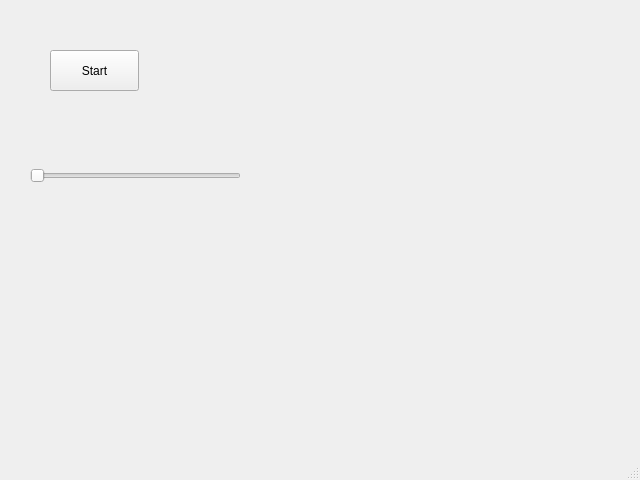
<?xml version="1.0" encoding="UTF-8"?>
<ui version="4.0">
 <class>MainWindow</class>
 <widget class="QMainWindow" name="MainWindow">
  <property name="geometry">
   <rect>
    <x>0</x>
    <y>0</y>
    <width>640</width>
    <height>480</height>
   </rect>
  </property>
  <property name="windowTitle">
   <string>MainWindow</string>
  </property>
  <widget class="QWidget" name="centralwidget">
   <widget class="QPushButton" name="pushButton">
    <property name="geometry">
     <rect>
      <x>50</x>
      <y>50</y>
      <width>89</width>
      <height>41</height>
     </rect>
    </property>
    <property name="text">
     <string>Start</string>
    </property>
   </widget>
   <widget class="QSlider" name="horizontalSlider01">
    <property name="geometry">
     <rect>
      <x>30</x>
      <y>150</y>
      <width>211</width>
      <height>51</height>
     </rect>
    </property>
    <property name="orientation">
     <enum>Qt::Horizontal</enum>
    </property>
   </widget>
  </widget>
  <widget class="QMenuBar" name="menubar">
   <property name="geometry">
    <rect>
     <x>0</x>
     <y>0</y>
     <width>640</width>
     <height>22</height>
    </rect>
   </property>
  </widget>
  <widget class="QStatusBar" name="statusbar"/>
 </widget>
 <resources/>
 <connections/>
</ui>
